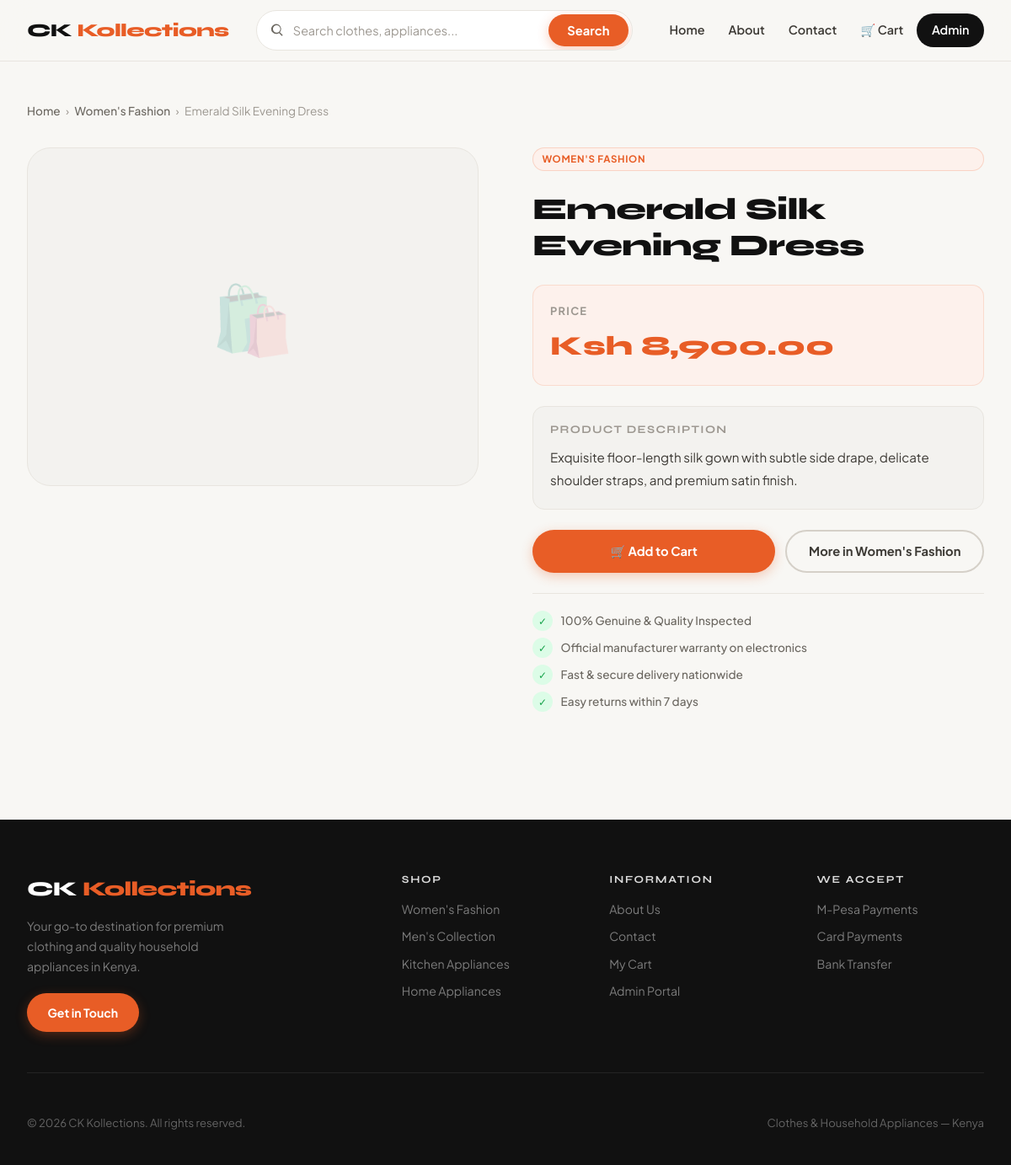
/product.php?id=2, run on the app's committed database.
### tables this page shows
CREATE TABLE IF NOT EXISTS products (
  id INT AUTO_INCREMENT PRIMARY KEY,
  category_id INT NOT NULL,
  name VARCHAR(255) NOT NULL,
  short_description TEXT NOT NULL,
  description TEXT NOT NULL,
  price DECIMAL(10,2) NOT NULL,
  image VARCHAR(255) NOT NULL,
  created_at TIMESTAMP DEFAULT CURRENT_TIMESTAMP,
  updated_at TIMESTAMP DEFAULT CURRENT_TIMESTAMP ON UPDATE CURRENT_TIMESTAMP,
  FOREIGN KEY (category_id) REFERENCES categories(id) ON DELETE CASCADE
);

CREATE TABLE IF NOT EXISTS categories (
  id INT AUTO_INCREMENT PRIMARY KEY,
  name VARCHAR(255) NOT NULL,
  slug VARCHAR(255) NOT NULL UNIQUE,
  display_order INT NOT NULL DEFAULT 0
);

### includes/functions.php (called while the page is built, shortened)
<?php
function getDbConnection() {
    static $pdo;
    $config = getConfig();
    $host = $config['MYSQL_HOST'] ?? '127.0.0.1';
    $db = $config['MYSQL_DATABASE'] ?? 'alcy_42591217_ckkollection';
    $user = $config['MYSQL_USER'] ?? 'root';
    $pass = $config['MYSQL_PASSWORD'] ?? '';
    $dsn = sprintf('mysql:host=%s;dbname=%s;charset=utf8mb4', $host, $db);
    try {
        $pdo = new PDO($dsn, $user, $pass, [
            PDO::ATTR_ERRMODE => PDO::ERRMODE_EXCEPTION,
            PDO::ATTR_DEFAULT_FETCH_MODE => PDO::FETCH_ASSOC,
            PDO::ATTR_TIMEOUT => 3,
        ]);
    } catch (PDOException $e) {
        if ($host !== '127.0.0.1' && $host !== 'localhost') {
            try {
                $localDsn = sprintf('mysql:host=127.0.0.1;dbname=%s;charset=utf8mb4', $db);
                $pdo = new PDO($localDsn, 'root', '', [
                    PDO::ATTR_ERRMODE => PDO::ERRMODE_EXCEPTION,
                    PDO::ATTR_DEFAULT_FETCH_MODE => PDO::FETCH_ASSOC,
                ]);
            } catch (PDOException $fallbackError) {
                try {
                    $serverPdo = new PDO('mysql:host=127.0.0.1;charset=utf8mb4', 'root', '', [
                        PDO::ATTR_ERRMODE => PDO::ERRMODE_EXCEPTION,
                    ]);
                    $serverPdo->exec("CREATE DATABASE IF NOT EXISTS `$db` CHARACTER SET utf8mb4 COLLATE utf8mb4_unicode_ci");
                    $pdo = new PDO($localDsn, 'root', '', [
                        PDO::ATTR_ERRMODE => PDO::ERRMODE_EXCEPTION,
                        PDO::ATTR_DEFAULT_FETCH_MODE => PDO::FETCH_ASSOC,
                    ]);
                } catch (PDOException $createError) {
                    renderDbErrorScreen($e->getMessage(), $host);
                    exit;
                }
            }
        } else {
            try {
                $serverPdo = new PDO('mysql:host=127.0.0.1;charset=utf8mb4', $user, $pass, [
                    PDO::ATTR_ERRMODE => PDO::ERRMODE_EXCEPTION,
                ]);
                $serverPdo->exec("CREATE DATABASE IF NOT EXISTS `$db` CHARACTER SET utf8mb4 COLLATE utf8mb4_unicode_ci");
                $pdo = new PDO($dsn, $user, $pass, [
                    PDO::ATTR_ERRMODE => PDO::ERRMODE_EXCEPTION,
                    PDO::ATTR_DEFAULT_FETCH_MODE => PDO::FETCH_ASSOC,
                ]);
            } catch (PDOException $finalErr) {
                renderDbErrorScreen($e->getMessage(), $host);
                exit;
            }
        }
    }
    return $pdo;
}
function getProductById($id) {
    $pdo = getDbConnection();
    $stmt = $pdo->prepare('SELECT p.id, p.category_id, p.name, p.short_description, p.description, p.price, p.image, p.created_at, c.slug AS category_slug, c.name AS category_name
                           FROM products p
                           JOIN categories c ON p.category_id = c.id
                           WHERE p.id = :id');
    $stmt->execute(['id' => (int)$id]);
    return $stmt->fetch();
}
?>

### product.php (the view, shortened to what this page needs)
<?php
require_once __DIR__ . '/includes/functions.php';
$productId = isset($_GET['id']) ? (int)$_GET['id'] : null;
$product = getProductById($productId);
include __DIR__ . '/includes/header.php';
?>
<main class="page-content">
  <div class="breadcrumb" style="margin-bottom:2rem;">
    <a href="/index.php">Home</a> ›
    <a href="/category.php?slug=<?php echo urlencode($product['category_slug']); ?>"><?php echo htmlspecialchars($product['category_name']); ?></a> ›
    <span><?php echo htmlspecialchars($product['name']); ?></span>
  </div>
  <section class="product-detail-grid">
    <div class="product-detail-image">
    </div>
    <div class="product-detail-info">
      <span class="badge badge-category"><?php echo htmlspecialchars($product['category_name']); ?></span>
      <h1><?php echo htmlspecialchars($product['name']); ?></h1>
      <div class="product-price-block">
        <div style="font-size:0.8rem;font-weight:700;text-transform:uppercase;letter-spacing:0.1em;color:var(--ink-muted);margin-bottom:0.4rem;">Price</div>
        <span class="price">Ksh <?php echo number_format($product['price'], 2); ?></span>
      </div>
      <div class="product-desc-block">
        <h4>Product Description</h4>
        <p><?php echo nl2br(htmlspecialchars($product['description'] ?: $product['short_description'])); ?></p>
      </div>
      <form class="product-add-form" action="/cart.php" method="post">
        <button type="submit" class="button button-primary" style="flex:1;justify-content:center;padding:0.9rem 2rem;">
          🛒 Add to Cart
        </button>
        <a href="/category.php?slug=<?php echo urlencode($product['category_slug']); ?>" class="button button-secondary">
          More in <?php echo htmlspecialchars($product['category_name']); ?>
        </a>
      </form>
      <div class="product-guarantees">
        <div class="guarantee-item">
          <span class="guarantee-icon">✓</span>
          100% Genuine &amp; Quality Inspected
        </div>
        <div class="guarantee-item">
          <span class="guarantee-icon">✓</span>
          Official manufacturer warranty on electronics
        </div>
        <div class="guarantee-item">
          <span class="guarantee-icon">✓</span>
          Fast &amp; secure delivery nationwide
        </div>
        <div class="guarantee-item">
          <span class="guarantee-icon">✓</span>
          Easy returns within 7 days
        </div>
      </div>
    </div>
  </section>
</main>
<?php include __DIR__ . '/includes/footer.php'; ?>

### public/styles.css (style rules this page uses)
:root { --bg: #f8f7f4; --bg-alt: #ffffff; --bg-dark: #111111; --surface: #ffffff; --surface-2: #f3f2ef; --border: #e8e5df; --border-dark: #d5d0c8; --ink: #111111; --ink-2: #3d3a35; --ink-3: #6b6760; --ink-muted: #9c9790; --accent: #e85d26; --accent-hover: #cf4f1c; --accent-soft: #fdf1ec; --accent-mid: rgba(232,93,38,0.12); --teal: #0f766e; --teal-soft: #eef9f8; --gold: #c49a2d; --gold-soft: #fdf8ec; --shadow-sm: 0 1px 3px rgba(0,0,0,0.07), 0 1px 2px rgba(0,0,0,0.04); --shadow-md: 0 4px 16px rgba(0,0,0,0.08), 0 2px 6px rgba(0,0,0,0.05); --shadow-lg: 0 12px 40px rgba(0,0,0,0.1), 0 4px 12px rgba(0,0,0,0.06); --shadow-xl: 0 24px 64px rgba(0,0,0,0.12); --radius-sm: 8px; --radius-md: 14px; --radius-lg: 20px; --radius-xl: 28px; --radius-full: 999px; --transition: all 0.22s cubic-bezier(0.4,0,0.2,1); }
*, *::before, *::after { box-sizing: border-box; margin: 0; padding: 0; }
html { scroll-behavior: smooth; }
body { font-family: 'Plus Jakarta Sans', system-ui, sans-serif; background: var(--bg); color: var(--ink); line-height: 1.6; -webkit-font-smoothing: antialiased; min-height: 100vh; }
h1, h2, h3, h4 { font-family: 'Syne', 'Plus Jakarta Sans', sans-serif; font-weight: 700; line-height: 1.2; letter-spacing: -0.02em; color: var(--ink); }
a { color: inherit; text-decoration: none; transition: var(--transition); }
button { font-family: inherit; cursor: pointer; }
.page-content { max-width: 1320px; margin: 0 auto; padding: 3rem 2rem; }
.button { display: inline-flex; align-items: center; justify-content: center; gap: 0.5rem; padding: 0.75rem 1.6rem; border-radius: var(--radius-full); font-weight: 700; font-size: 0.92rem; cursor: pointer; border: 2px solid transparent; transition: var(--transition); white-space: nowrap; }
.button-primary { background: var(--accent); color: #fff !important; box-shadow: 0 4px 14px rgba(232,93,38,0.3); }
.button-secondary { background: transparent; border-color: var(--border-dark); color: var(--ink-2) !important; }
.price { font-family: 'Syne', sans-serif; font-size: 1.15rem; font-weight: 800; color: var(--ink); }
.badge { display: inline-flex; align-items: center; padding: 0.25rem 0.65rem; border-radius: var(--radius-full); font-size: 0.72rem; font-weight: 700; text-transform: uppercase; letter-spacing: 0.06em; background: var(--surface-2); color: var(--ink-3); border: 1px solid var(--border); }
.badge-category { background: var(--accent-soft); color: var(--accent); border-color: rgba(232,93,38,0.2); }
.breadcrumb { font-size: 0.85rem; color: var(--ink-muted); margin-bottom: 0.75rem; display: flex; align-items: center; gap: 0.4rem; }
.breadcrumb a { color: var(--ink-3); font-weight: 500; }
.product-detail-grid { display: grid; grid-template-columns: 1fr 1fr; gap: 4rem; align-items: start; }
.product-detail-image { border-radius: var(--radius-xl); overflow: hidden; background: var(--surface-2); aspect-ratio: 4/3; border: 1.5px solid var(--border); }
.product-detail-info { display: flex; flex-direction: column; gap: 1.5rem; }
.product-detail-info h1 { font-size: clamp(1.6rem, 3vw, 2.4rem); font-weight: 800; }
.product-price-block { padding: 1.25rem; background: var(--accent-soft); border-radius: var(--radius-md); border: 1.5px solid rgba(232,93,38,0.15); }
.product-price-block .price { font-size: 2rem; font-weight: 800; color: var(--accent); }
.product-desc-block { padding: 1.25rem; background: var(--surface-2); border-radius: var(--radius-md); border: 1.5px solid var(--border); }
.product-desc-block h4 { font-size: 0.82rem; font-weight: 700; text-transform: uppercase; letter-spacing: 0.1em; color: var(--ink-muted); margin-bottom: 0.75rem; }
.product-desc-block p { font-size: 0.95rem; color: var(--ink-2); line-height: 1.75; }
.product-add-form { display: flex; gap: 0.75rem; flex-wrap: wrap; }
.product-guarantees { display: flex; flex-direction: column; gap: 0.5rem; padding-top: 1.25rem; border-top: 1.5px solid var(--border); }
.guarantee-item { display: flex; align-items: center; gap: 0.6rem; font-size: 0.85rem; color: var(--ink-3); font-weight: 500; }
.guarantee-icon { width: 1.5rem; height: 1.5rem; border-radius: var(--radius-full); background: #dcfce7; color: #16a34a; display: flex; align-items: center; justify-content: center; font-size: 0.75rem; flex-shrink: 0; }

### data on the page
products: category.name "Women's Fashion", name "Emerald Silk Evening Dress", category.name "WOMEN'S FASHION", price "8,900.00", description "Exquisite floor-length silk gown with subtle side drape, delicate shoulder straps, and premium satin finish."
